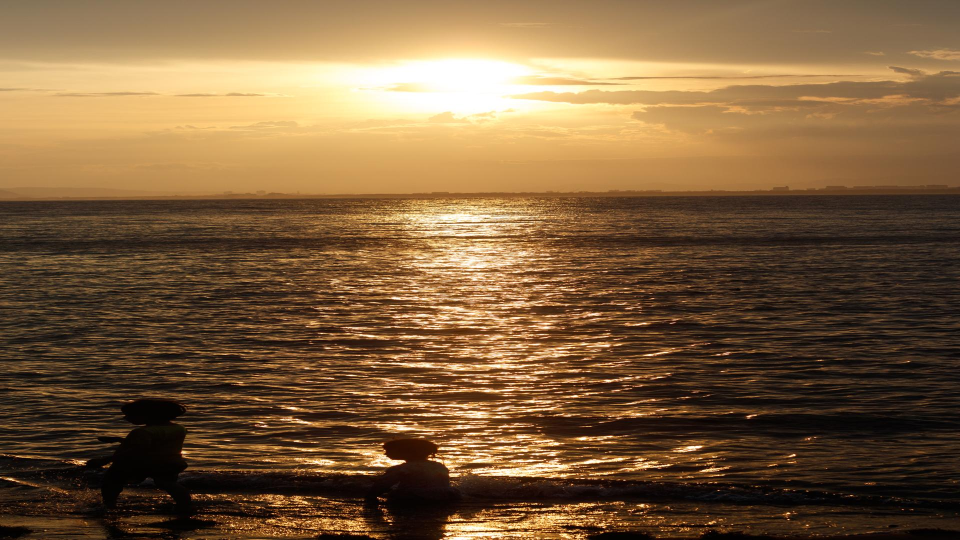
#> input picture picture/20220801-IMG_6956.jpg, 1920 x 1080 px (shown at 1/2 size); its folder holds only this picture in this run
$ python image_size.py
#> lines starting #> are read from the running program, lines starting #| are printed output that depends on the picture
from PIL import Image
import numpy as np
import os

def read(data_path):
    # picture 内の最初の画像を読む
#> called with data_path = 'picture'
    files = os.listdir(data_path)
    images = [f for f in files if f.lower().endswith((".jpg", ".png", ".jpeg", ".bmp"))]

    if len(images) == 0:
        raise FileNotFoundError("picture フォルダに画像がありません！")

    input_name = images[0]  # ←1枚だけ前提なのでこれでOK
    image = Image.open(os.path.join(data_path, input_name))
#> image is the input picture: PIL image 1920x1080 RGB; mean R, G, B 125, 95, 61.5

    return image, input_name  # ←元の名前も返す


def resize(image):
    width, height = image.size
    original_center_x, original_center_y = width / 2, height /2
    new_center = np.sqrt(width**2 + height**2) / 2

    box = (
        int(original_center_x - new_center),
        int(original_center_y - new_center),
        int(original_center_x + new_center),
        int(original_center_y + new_center)
    )

    resized_image = image.crop(box)
    return resized_image


def save(image, data_path, output_name):
    image.save(os.path.join(data_path, output_name))


# -------- メイン処理 --------

input_data_path = "picture"
output_data_path = "data"

# ★ファイル名を自動取得
image, input_name = read(input_data_path)
#> input_name = '20220801-IMG_6956.jpg'

resized_image = resize(image)
#> in resize, `resized_image = image.crop(box)`:
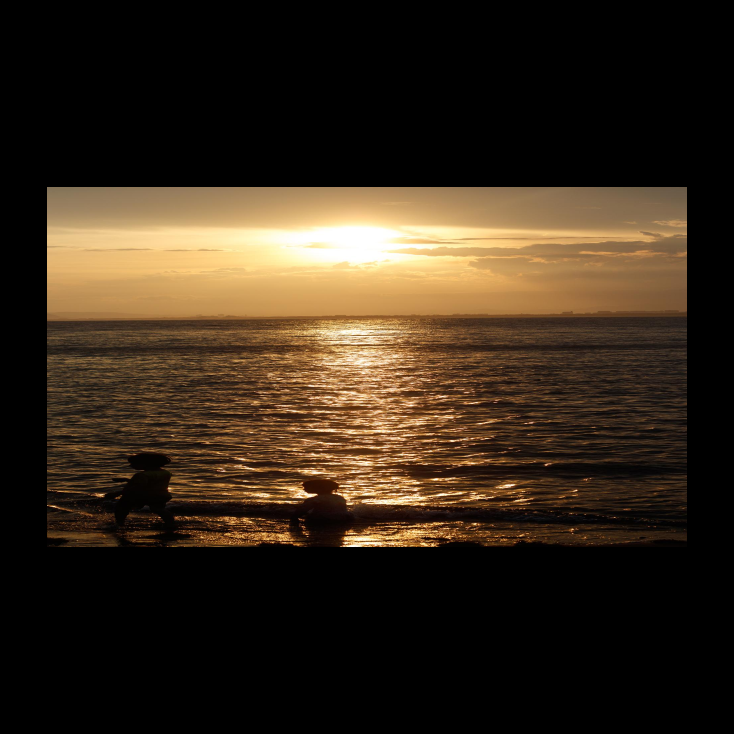
#> resized_image: PIL image 2202x2202 RGB (shown at 1/3 size); mean R, G, B 53.4, 40.6, 26.3

# ★名前変えずに保存
save(resized_image, output_data_path, input_name)

print("保存完了")

$ run again, on picture/20220801-IMG_6962.jpg
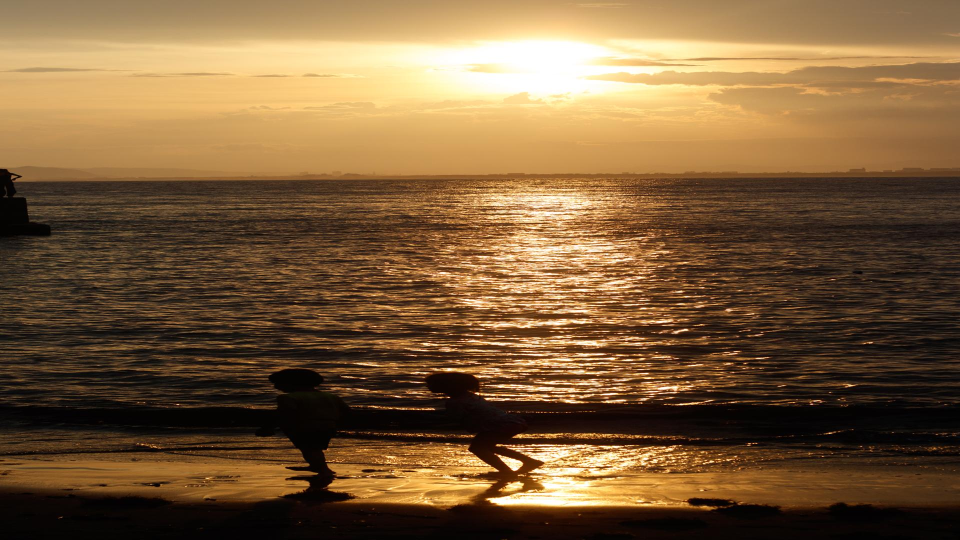
#> input picture picture/20220801-IMG_6962.jpg, 1920 x 1080 px (shown at 1/2 size)
#> in read, image is the input picture: PIL image 1920x1080 RGB; mean R, G, B 123.9, 93.9, 59.2
#> input_name = '20220801-IMG_6962.jpg'
#> in resize, `resized_image = image.crop(box)`:
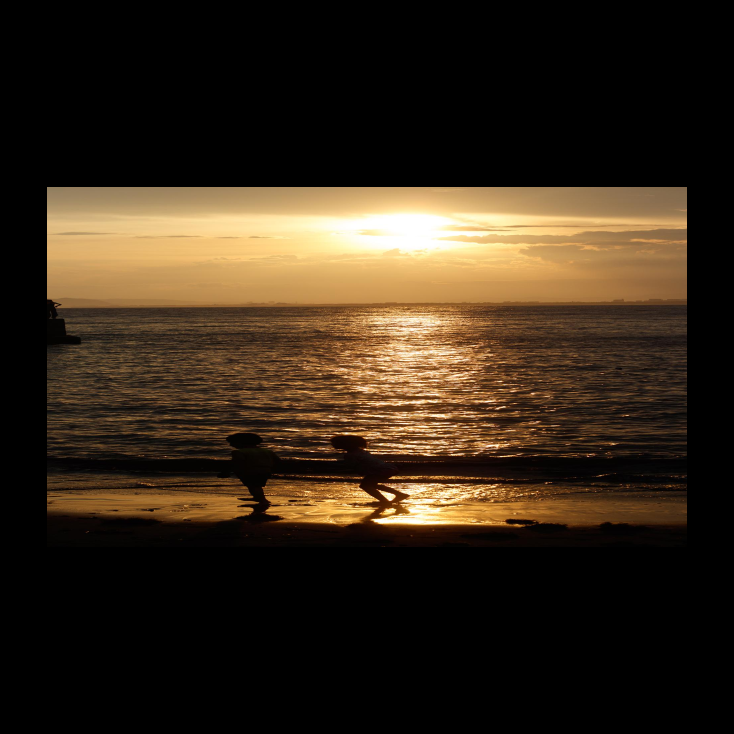
#> resized_image: PIL image 2202x2202 RGB (shown at 1/3 size); mean R, G, B 53, 40.2, 25.3

$ run again, on picture/20220801-IMG_6957.jpg
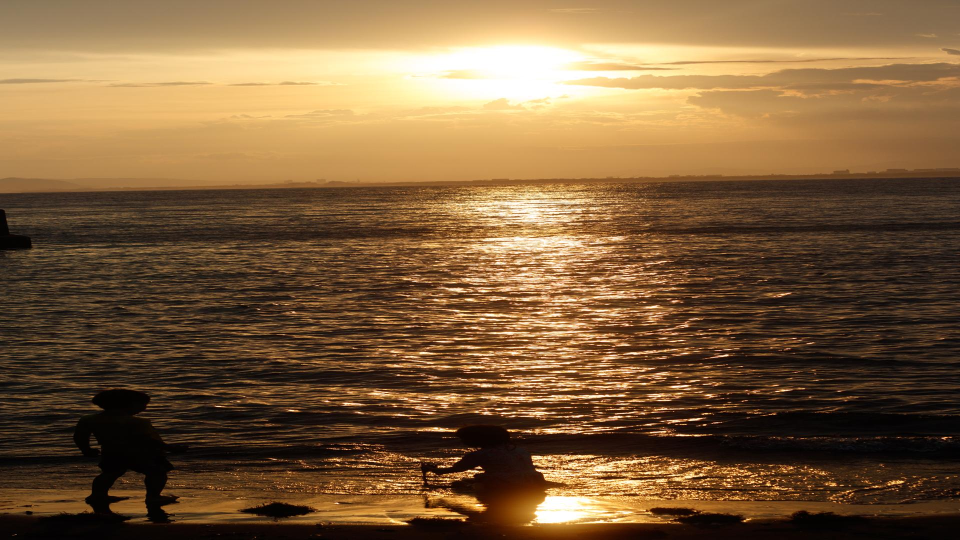
#> input picture picture/20220801-IMG_6957.jpg, 1920 x 1080 px (shown at 1/2 size)
#> in read, image is the input picture: PIL image 1920x1080 RGB; mean R, G, B 125.9, 95, 60.5
#> input_name = '20220801-IMG_6957.jpg'
#> in resize, `resized_image = image.crop(box)`:
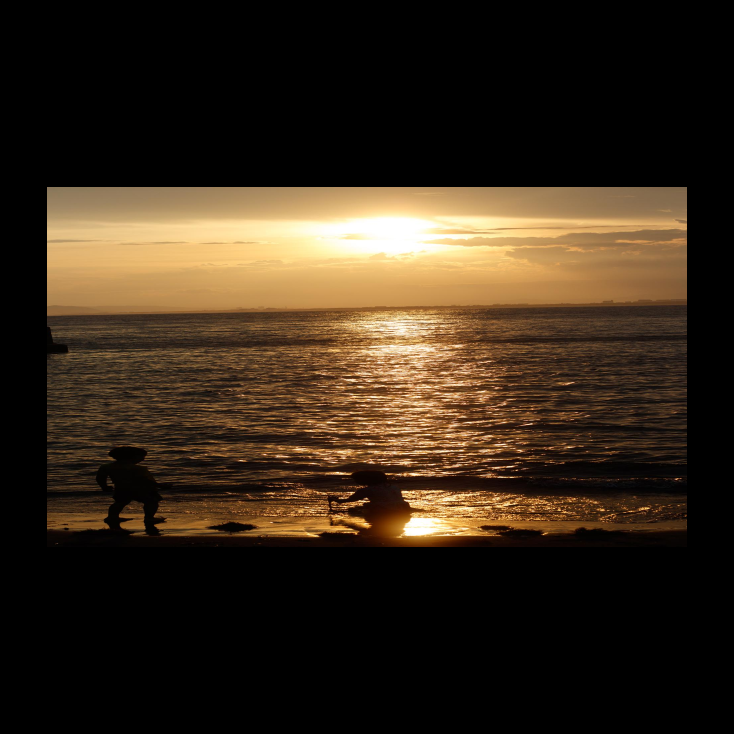
#> resized_image: PIL image 2202x2202 RGB (shown at 1/3 size); mean R, G, B 53.8, 40.6, 25.9

$ run again, on picture/20220801-IMG_6960.jpg
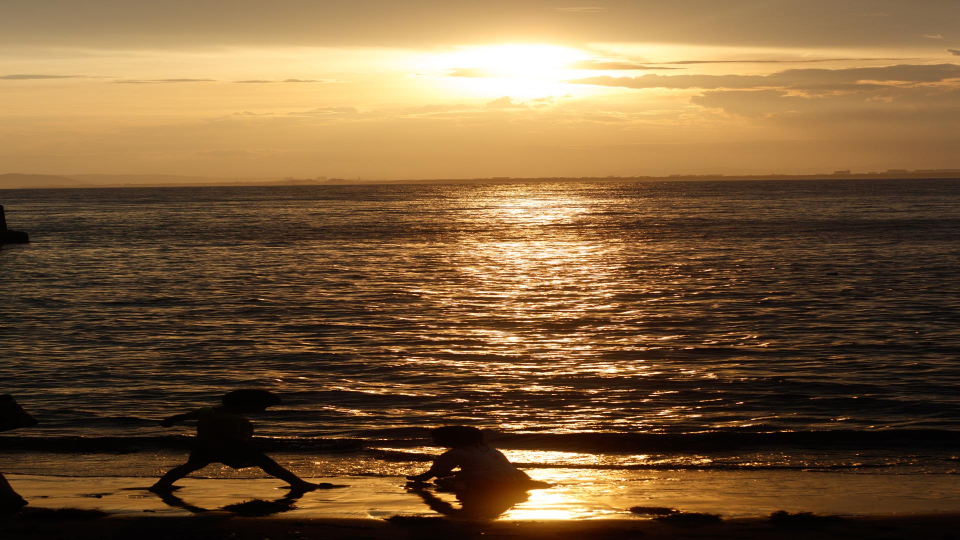
#> input picture picture/20220801-IMG_6960.jpg, 1920 x 1080 px (shown at 1/2 size)
#> in read, image is the input picture: PIL image 1920x1080 RGB; mean R, G, B 123.8, 93.6, 59.1
#> input_name = '20220801-IMG_6960.jpg'
#> in resize, `resized_image = image.crop(box)`:
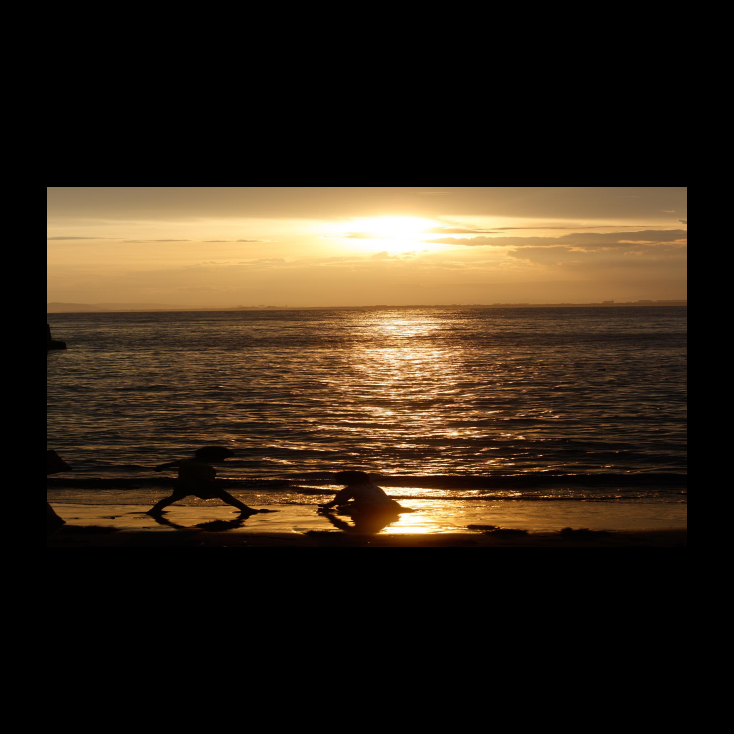
#> resized_image: PIL image 2202x2202 RGB (shown at 1/3 size); mean R, G, B 52.9, 40, 25.3
